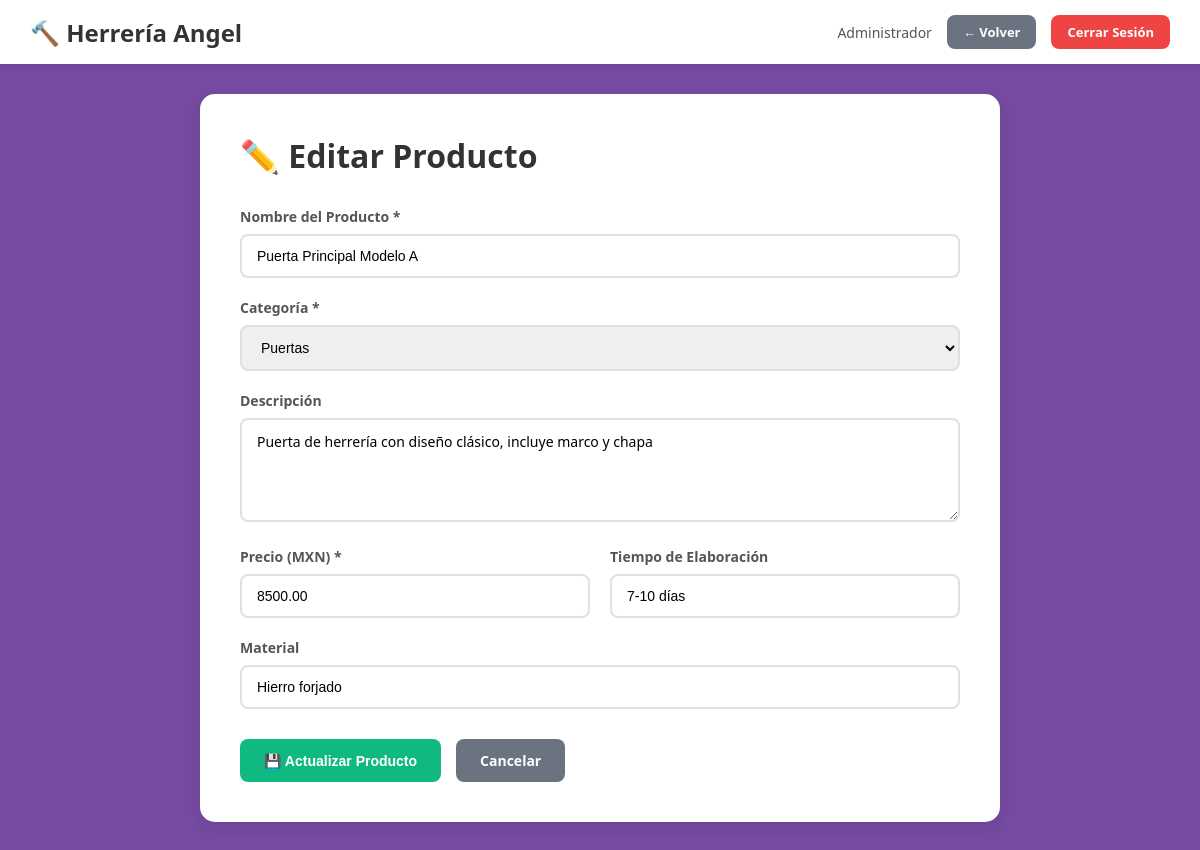
Page /editar.php?id=1 (signed in) on the committed database.
### tables this page shows
CREATE TABLE Productos (
    id INT PRIMARY KEY AUTO_INCREMENT,
    nombre VARCHAR(150) NOT NULL,
    categoria ENUM('Puertas', 'Ventanas', 'Rejas', 'Portones', 'Escaleras', 'Barandales', 'Otros') NOT NULL,
    descripcion TEXT,
    precio DECIMAL(10,2) NOT NULL,
    tiempo_elaboracion VARCHAR(50),
    material VARCHAR(100),
    fecha_creacion TIMESTAMP DEFAULT CURRENT_TIMESTAMP,
    fecha_actualizacion TIMESTAMP DEFAULT CURRENT_TIMESTAMP ON UPDATE CURRENT_TIMESTAMP
);

### editar.php (the view, shortened to what this page needs)
<?php
include 'config/conexion.php';
$id = intval($_GET['id']);
$sql = "SELECT * FROM Productos WHERE id = '$id'";
$resultado = $conn->query($sql);
$producto = $resultado->fetch_assoc();
?>
<!DOCTYPE html>
<html lang="es">
<head>
    <link rel="stylesheet" href="assets/css/styles.css">
</head>
<body>
    <nav class="navbar">
        <div class="nav-container">
            <div class="nav-brand">
                <h2>🔨 Herrería Angel</h2>
            </div>
            <div class="nav-menu">
                <span class="user-info">
                    <?php echo htmlspecialchars($_SESSION['usuario_nombre']); ?>
                </span>
                <a href="home.php" class="btn btn-secondary btn-sm">← Volver</a>
                <a href="logout.php" class="btn btn-danger btn-sm">Cerrar Sesión</a>
            </div>
        </div>
    </nav>
    <div class="container">
        <div class="form-container">
            <h1>✏️ Editar Producto</h1>
            <form method="POST" action="<?php echo htmlspecialchars($_SERVER['PHP_SELF']) . '?id=' . $id; ?>">
                <div class="form-group">
                    <label for="nombre">Nombre del Producto *</label>
                    <input type="text" id="nombre" name="nombre" required
                           value="<?php echo htmlspecialchars($producto['nombre']); ?>">
                </div>
                <div class="form-group">
                    <label for="categoria">Categoría *</label>
                    <select id="categoria" name="categoria" required>
                        <option value="Puertas" <?php echo ($producto['categoria'] == 'Puertas') ? 'selected' : ''; ?>>Puertas</option>
                    </select>
                </div>
                <div class="form-group">
                    <label for="descripcion">Descripción</label>
                    <textarea id="descripcion" name="descripcion" rows="4"><?php echo htmlspecialchars($producto['descripcion']); ?></textarea>
                </div>
                <div class="form-row">
                    <div class="form-group">
                        <label for="precio">Precio (MXN) *</label>
                        <input type="number" id="precio" name="precio" step="0.01" min="0" required
                               value="<?php echo $producto['precio']; ?>">
                    </div>
                    <div class="form-group">
                        <label for="tiempo_elaboracion">Tiempo de Elaboración</label>
                        <input type="text" id="tiempo_elaboracion" name="tiempo_elaboracion"
                               value="<?php echo htmlspecialchars($producto['tiempo_elaboracion']); ?>">
                    </div>
                </div>
                <div class="form-group">
                    <label for="material">Material</label>
                    <input type="text" id="material" name="material"
                           value="<?php echo htmlspecialchars($producto['material']); ?>">
                </div>
                <div class="form-actions">
                    <button type="submit" class="btn btn-success">💾 Actualizar Producto</button>
                    <a href="home.php" class="btn btn-secondary">Cancelar</a>
                </div>
            </form>
        </div>
    </div>
</body>
</html>

### assets/css/styles.css (style rules this page uses)
* { margin: 0; padding: 0; box-sizing: border-box; }
body { font-family: 'Segoe UI', Tahoma, Geneva, Verdana, sans-serif; background: #764ba2; min-height: 100vh; }
.form-group { margin-bottom: 20px; }
.form-group label { display: block; color: #555; font-weight: 600; margin-bottom: 8px; font-size: 14px; }
.form-group input, .form-group select, .form-group textarea { width: 100%; padding: 12px 15px; border: 2px solid #e0e0e0; border-radius: 8px; font-size: 14px; transition: all 0.3s; }
.form-group textarea { resize: vertical; font-family: inherit; }
.btn { display: inline-block; padding: 12px 24px; border: none; border-radius: 8px; font-size: 14px; font-weight: 600; text-decoration: none; cursor: pointer; transition: all 0.3s; text-align: center; }
.btn-success { background: #10b981; color: white; }
.btn-danger { background: #ef4444; color: white; }
.btn-secondary { background: #6b7280; color: white; }
.btn-sm { padding: 8px 16px; font-size: 13px; }
.navbar { background: white; box-shadow: 0 2px 10px rgba(0,0,0,0.1); padding: 0; }
.nav-container { max-width: 1400px; margin: 0 auto; padding: 15px 30px; display: flex; justify-content: space-between; align-items: center; }
.nav-brand h2 { color: #333; font-size: 24px; }
.nav-menu { display: flex; align-items: center; gap: 15px; }
.user-info { color: #555; font-size: 14px; }
.container { max-width: 1400px; margin: 30px auto; padding: 0 30px; }
.form-container { background: white; border-radius: 15px; padding: 40px; box-shadow: 0 5px 20px rgba(0,0,0,0.1); max-width: 800px; margin: 0 auto; }
.form-container h1 { color: #333; margin-bottom: 30px; }
.form-row { display: grid; grid-template-columns: 1fr 1fr; gap: 20px; }
.form-actions { display: flex; gap: 15px; margin-top: 30px; }

### rows in the picture
productos: nombre "Puerta Principal Modelo A", categoria "Puertas", descripcion "Puerta de herrería con diseño clásico, incluye marco y chapa", precio "8500.00", tiempo_elaboracion "7-10 días", material "Hierro forjado"

### other values in the picture
$_SESSION['usuario_nombre'] "Administrador"
